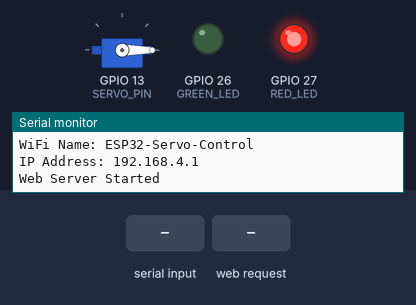
Simulated run of this sketch. Board: ESP32. On the bench: servo, output pins drawn as LEDs (lit = HIGH), the last lines printed to the serial monitor. The inputs (shaded band) are chosen by the test bench.

Above: at 1.2 s.
1.3 s: "open\n" received over Serial
At 2.2 s:
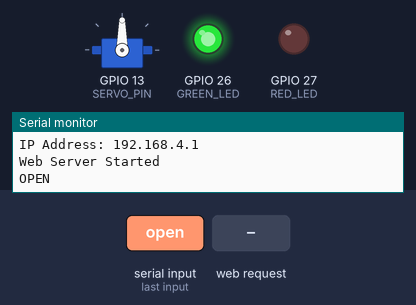
2.8 s: HTTP request GET /close received
At 3.4 s:
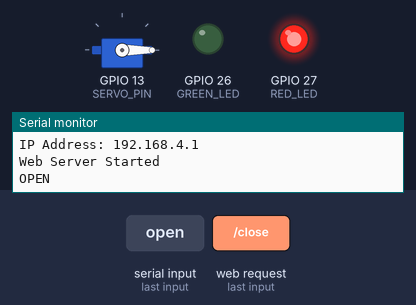
4.3 s: HTTP request GET /open received
At 5.5 s:
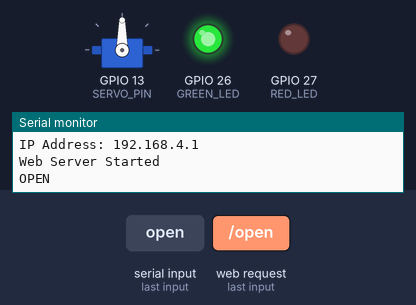
5.8 s: "close\n" received over Serial
At 6.9 s:
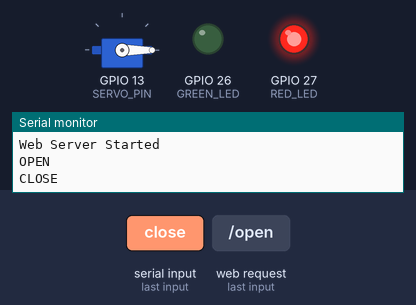
Timing chart, 0 to 8.3 s (numbered marks = the images above; inputs shaded):
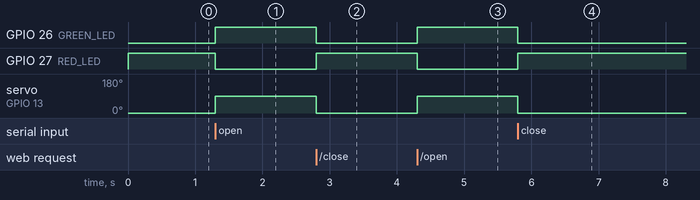

The sketch:

sketch.ino
```cpp
#include <WiFi.h>
#include <WebServer.h>
#include <ESP32Servo.h>

const char* ssid = "ESP32-Servo-Control";
const char* password = "12345678";

const int SERVO_PIN = 13;
const int GREEN_LED = 26;
const int RED_LED = 27;

Servo myServo;
WebServer server(80);

String webpage() {
  return R"rawliteral(
<!DOCTYPE html>
<html>
<head>
  <meta charset="UTF-8">
  <meta name="viewport" content="width=device-width, initial-scale=1.0">
  <title>Servo Control</title>

  <style>
    body {
      font-family: Arial;
      text-align: center;
      background-color: #f5f5f5;
      padding-top: 80px;
    }

    .box {
      background-color: white;
      width: 320px;
      margin: auto;
      padding: 30px;
      border-radius: 15px;
    }

    button {
      width: 120px;
      padding: 15px;
      margin: 10px;
      border: none;
      border-radius: 10px;
      color: white;
      font-size: 18px;
      cursor: pointer;
    }

    .open {
      background-color: green;
    }

    .close {
      background-color: red;
    }
  </style>
</head>

<body>

  <div class="box">
    <h1>Servo Motor Control</h1>

    <a href="/open">
      <button class="open">Open</button>
    </a>

    <a href="/close">
      <button class="close">Close</button>
    </a>
  </div>

</body>
</html>
)rawliteral";
}

void handleRoot() {
  server.send(200, "text/html", webpage());
}

void handleOpen() {
  myServo.write(90);

  digitalWrite(GREEN_LED, HIGH);
  digitalWrite(RED_LED, LOW);

  server.send(200, "text/html", webpage());
}

void handleClose() {
  myServo.write(0);

  digitalWrite(GREEN_LED, LOW);
  digitalWrite(RED_LED, HIGH);

  server.send(200, "text/html", webpage());
}

void setup() {

  Serial.begin(115200);

  pinMode(GREEN_LED, OUTPUT);
  pinMode(RED_LED, OUTPUT);

  myServo.setPeriodHertz(50);
  myServo.attach(SERVO_PIN, 500, 2400);

  myServo.write(0);

  digitalWrite(GREEN_LED, LOW);
  digitalWrite(RED_LED, HIGH);

  WiFi.mode(WIFI_AP);
  WiFi.softAP(ssid, password);

  Serial.println("WiFi Access Point Started");
  Serial.print("WiFi Name: ");
  Serial.println(ssid);

  Serial.print("IP Address: ");
  Serial.println(WiFi.softAPIP());

  server.on("/", handleRoot);
  server.on("/open", handleOpen);
  server.on("/close", handleClose);

  server.begin();

  Serial.println("Web Server Started");
}

void loop() {
  server.handleClient();

  if (Serial.available()) {
    String command = Serial.readStringUntil('\n');
    command.trim();

    if (command == "open") {
      myServo.write(90);
      digitalWrite(GREEN_LED, HIGH);
      digitalWrite(RED_LED, LOW);
      Serial.println("OPEN");
    }

    if (command == "close") {
      myServo.write(0);
      digitalWrite(GREEN_LED, LOW);
      digitalWrite(RED_LED, HIGH);
      Serial.println("CLOSE");
    }
  }
}
```

Measured:
- after the input at 1.3 s, GPIO 26 (GREEN_LED): LOW → HIGH at once; GPIO 27 (RED_LED): HIGH → LOW at once; servo on GPIO 13 (SERVO_PIN): 0° → 90° at once
- after the input at 2.8 s, GPIO 26 (GREEN_LED): HIGH → LOW at once; GPIO 27 (RED_LED): LOW → HIGH at once; servo on GPIO 13 (SERVO_PIN): 90° → 0° at once
- after the input at 4.3 s, GPIO 26 (GREEN_LED): LOW → HIGH at once; GPIO 27 (RED_LED): HIGH → LOW at once; servo on GPIO 13 (SERVO_PIN): 0° → 90° at once
- after the input at 5.8 s, GPIO 26 (GREEN_LED): HIGH → LOW at once; GPIO 27 (RED_LED): LOW → HIGH at once; servo on GPIO 13 (SERVO_PIN): 90° → 0° at once
